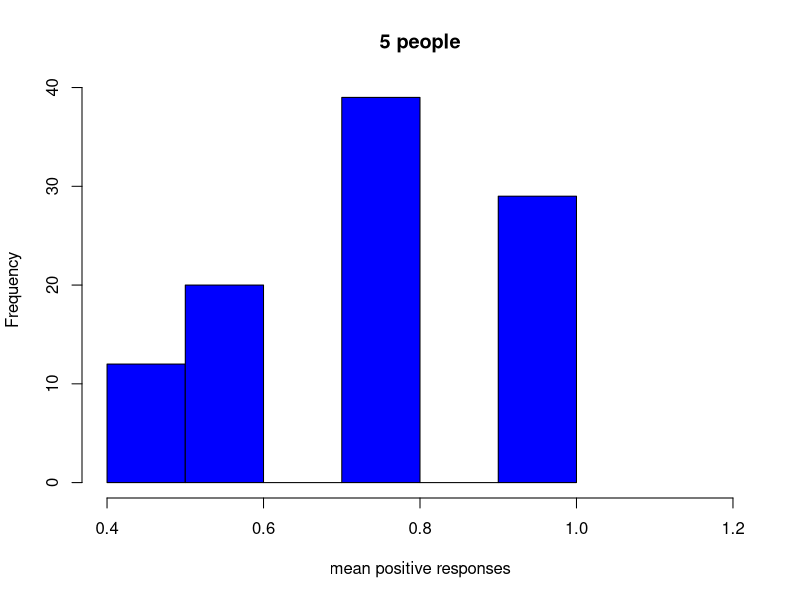
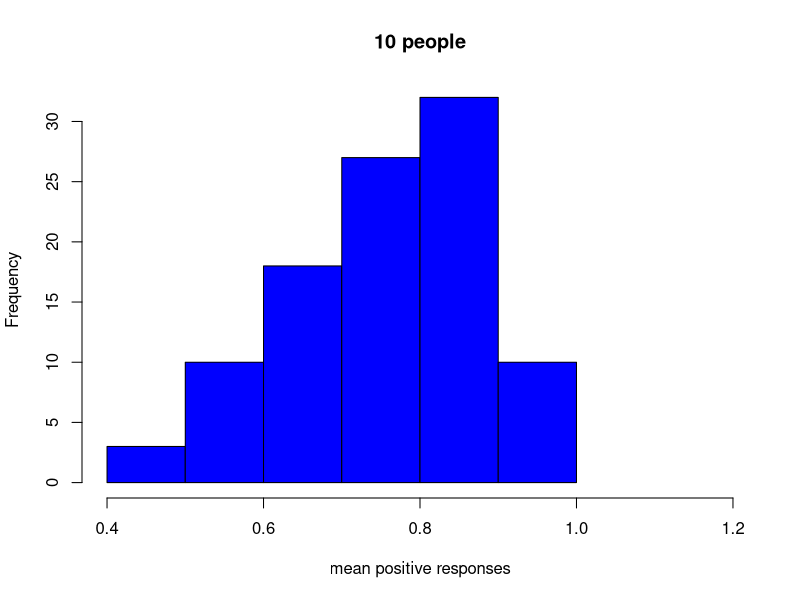
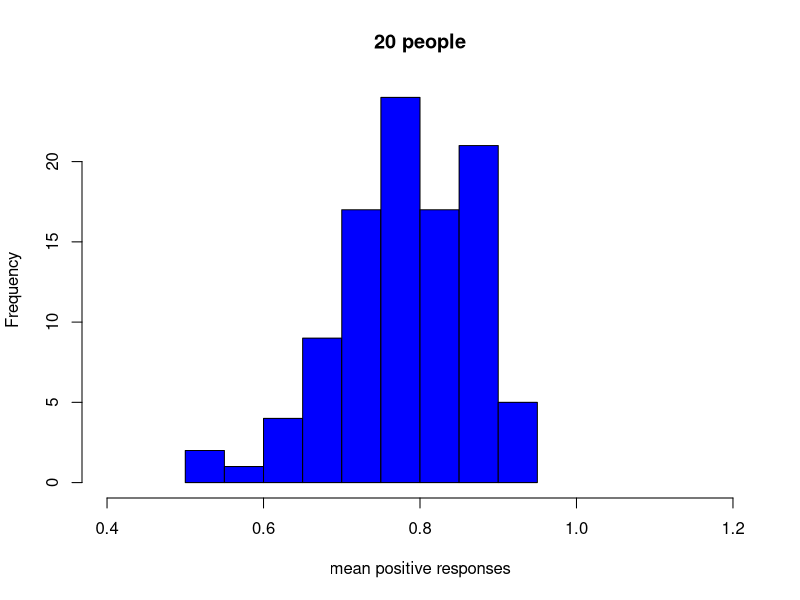
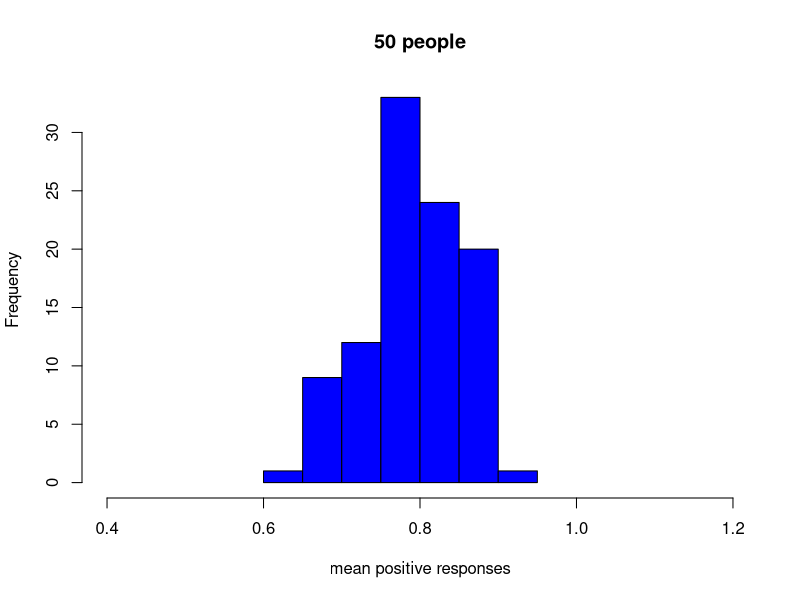
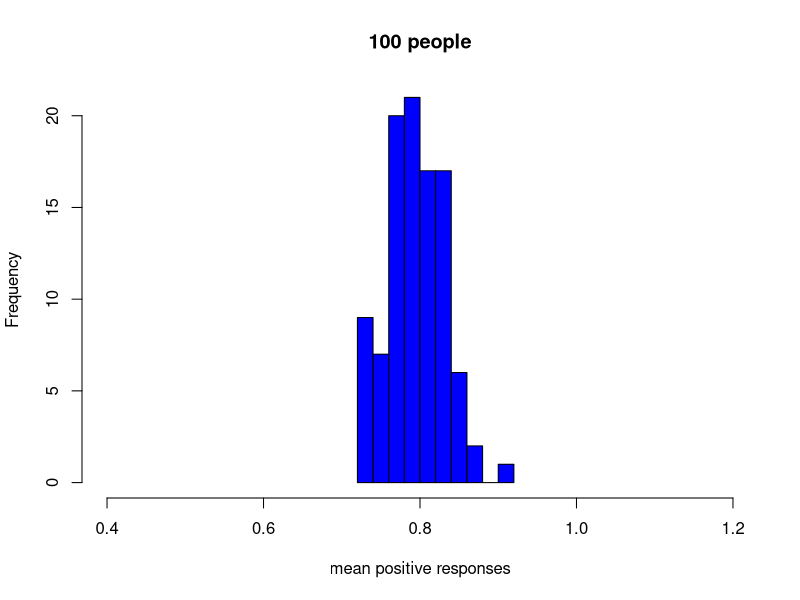
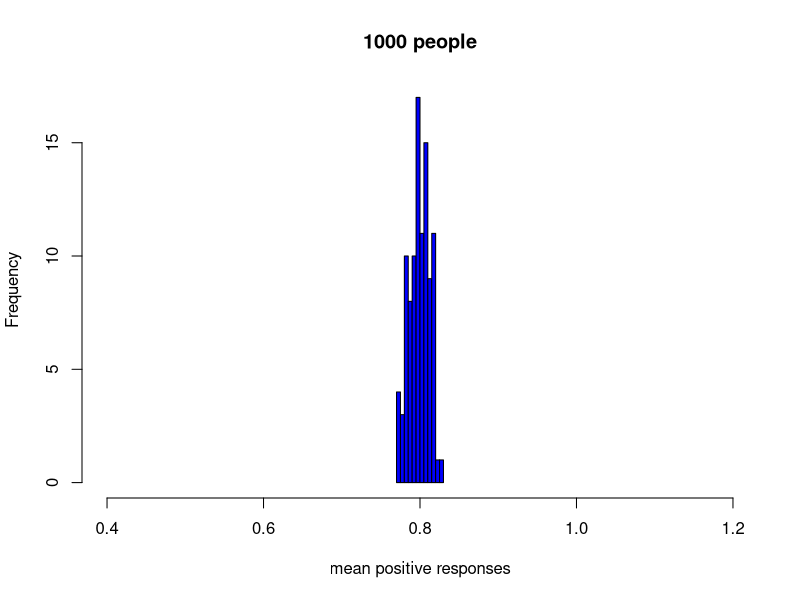
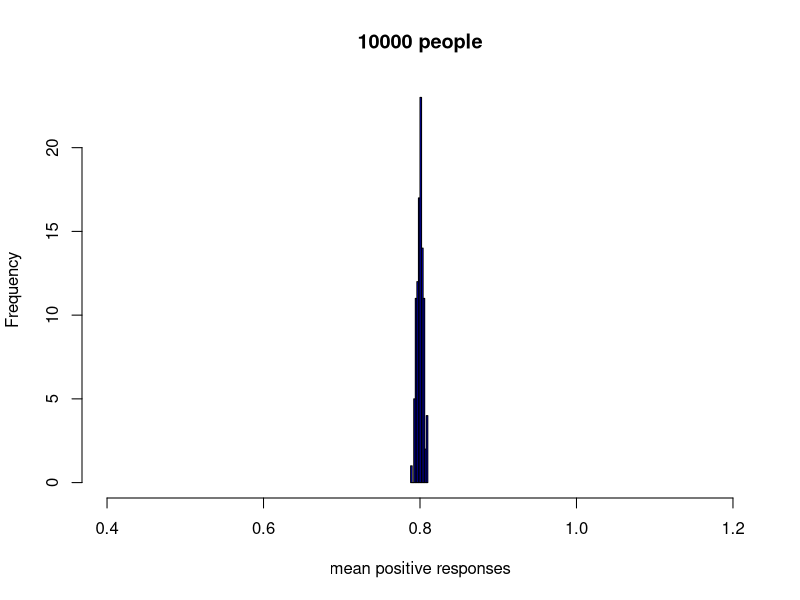

Generate these figures, in order, with R:
v <- c(1.0, 0.8, 0.8, 1.0, 1.0, 0.8, 0.8, 0.6, 1.0, 0.4, 0.8, 0.4, 0.6, 0.4, 0.6, 0.8, 0.6, 1.0, 0.6, 0.8, 1.0, 0.8, 1.0, 0.8, 1.0, 0.6, 0.4, 0.8, 1.0, 0.8, 0.8, 0.4, 0.8, 0.8, 0.8, 0.8, 0.6, 0.6, 1.0, 0.8, 0.8, 0.8, 1.0, 0.4, 0.6, 0.4, 0.6, 1.0, 0.4, 0.6, 0.8, 0.4, 0.8, 0.8, 0.6, 1.0, 0.6, 1.0, 1.0, 0.8, 1.0, 1.0, 0.6, 0.8, 0.8, 1.0, 1.0, 0.6, 0.8, 1.0, 1.0, 1.0, 1.0, 1.0, 1.0, 0.6, 1.0, 0.6, 0.8, 1.0, 1.0, 0.8, 0.4, 0.8, 0.4, 0.8, 0.8, 0.8, 0.6, 0.8, 0.8, 1.0, 0.8, 0.6, 0.8, 0.8, 0.8, 0.4, 0.8, 0.6)
hist(v, main = "5 people", xlab = "mean positive responses", xlim = c(0.4, 1.2), col = "blue")

v <- c(0.8, 0.6, 0.9, 0.8, 0.7, 0.9, 0.9, 1.0, 0.9, 0.7, 0.5, 0.9, 0.9, 0.8, 1.0, 0.6, 0.9, 0.6, 1.0, 0.7, 0.7, 0.9, 0.8, 0.7, 0.8, 0.9, 0.6, 0.9, 0.8, 0.6, 0.8, 0.6, 0.7, 0.9, 0.6, 0.8, 0.7, 0.6, 0.9, 0.9, 0.7, 1.0, 0.7, 0.8, 0.9, 0.7, 0.9, 0.8, 0.7, 0.9, 0.8, 0.8, 0.7, 0.9, 1.0, 0.8, 0.8, 0.9, 0.7, 0.8, 0.8, 0.9, 0.7, 0.9, 0.5, 0.9, 0.8, 0.7, 1.0, 0.8, 1.0, 0.7, 0.4, 0.9, 0.6, 0.8, 0.8, 0.8, 0.9, 1.0, 0.9, 0.8, 0.8, 0.8, 0.8, 0.9, 0.9, 1.0, 0.7, 0.9, 0.9, 0.9, 0.9, 0.6, 1.0, 0.8, 0.9, 0.7, 0.8, 0.9)
hist(v, main = "10 people", xlab = "mean positive responses", xlim = c(0.4, 1.2), col = "blue")

v <- c(0.7, 0.9, 0.8, 0.75, 0.6, 0.85, 0.9, 0.85, 0.65, 0.85, 0.85, 0.9, 0.8, 0.85, 0.75, 0.8, 0.75, 0.9, 0.8, 0.75, 0.75, 0.75, 0.8, 0.85, 0.8, 0.65, 0.9, 0.95, 0.65, 0.8, 0.7, 0.85, 0.9, 0.75, 0.9, 0.9, 0.75, 0.9, 0.75, 0.8, 0.9, 0.8, 0.8, 0.8, 0.9, 0.9, 0.9, 0.9, 0.85, 0.85, 0.7, 0.7, 0.5, 0.7, 0.95, 0.8, 0.75, 0.7, 0.85, 0.75, 0.9, 0.8, 0.7, 0.8, 0.85, 0.8, 0.75, 0.8, 0.75, 0.9, 0.85, 0.85, 0.85, 0.85, 0.9, 0.8, 0.8, 0.95, 0.9, 0.75, 0.95, 0.85, 0.8, 0.9, 0.65, 0.8, 0.95, 0.85, 0.55, 0.8, 0.75, 0.7, 0.9, 0.75, 0.8, 0.7, 0.75, 0.8, 0.9, 0.8)
hist(v, main = "20 people", xlab = "mean positive responses", xlim = c(0.4, 1.2), col = "blue")

v <- c(0.7, 0.8, 0.78, 0.76, 0.84, 0.84, 0.82, 0.84, 0.62, 0.84, 0.84, 0.86, 0.8, 0.86, 0.72, 0.74, 0.74, 0.82, 0.8, 0.76, 0.74, 0.72, 0.84, 0.74, 0.84, 0.9, 0.76, 0.86, 0.78, 0.84, 0.88, 0.7, 0.72, 0.76, 0.78, 0.78, 0.84, 0.8, 0.84, 0.78, 0.8, 0.9, 0.86, 0.82, 0.74, 0.7, 0.8, 0.9, 0.78, 0.88, 0.8, 0.7, 0.76, 0.82, 0.78, 0.86, 0.76, 0.9, 0.78, 0.82, 0.82, 0.78, 0.9, 0.9, 0.66, 0.84, 0.72, 0.76, 0.74, 0.92, 0.68, 0.72, 0.8, 0.82, 0.88, 0.78, 0.78, 0.82, 0.72, 0.88, 0.82, 0.86, 0.82, 0.8, 0.78, 0.88, 0.78, 0.8, 0.7, 0.78, 0.66, 0.68, 0.78, 0.86, 0.82, 0.78, 0.86, 0.82, 0.82, 0.86)
hist(v, main = "50 people", xlab = "mean positive responses", xlim = c(0.4, 1.2), col = "blue")

v <- c(0.8, 0.73, 0.77, 0.78, 0.81, 0.79, 0.77, 0.85, 0.82, 0.78, 0.77, 0.79, 0.84, 0.79, 0.77, 0.83, 0.8, 0.74, 0.78, 0.83, 0.79, 0.72, 0.75, 0.8, 0.83, 0.8, 0.82, 0.8, 0.85, 0.81, 0.78, 0.84, 0.78, 0.74, 0.87, 0.76, 0.82, 0.77, 0.77, 0.79, 0.84, 0.75, 0.79, 0.78, 0.85, 0.81, 0.73, 0.83, 0.76, 0.84, 0.8, 0.83, 0.82, 0.85, 0.84, 0.84, 0.83, 0.84, 0.77, 0.77, 0.77, 0.79, 0.79, 0.86, 0.82, 0.84, 0.81, 0.84, 0.92, 0.77, 0.85, 0.76, 0.88, 0.82, 0.76, 0.81, 0.82, 0.83, 0.74, 0.8, 0.79, 0.73, 0.81, 0.79, 0.8, 0.73, 0.81, 0.74, 0.78, 0.82, 0.79, 0.79, 0.81, 0.81, 0.75, 0.78, 0.83, 0.77, 0.8, 0.77)
hist(v, main = "100 people", xlab = "mean positive responses", xlim = c(0.4, 1.2), col = "blue")

v <- c(0.794, 0.799, 0.798, 0.817, 0.781, 0.773, 0.799, 0.793, 0.81, 0.796, 0.8, 0.782, 0.798, 0.791, 0.803, 0.794, 0.816, 0.807, 0.797, 0.808, 0.812, 0.81, 0.804, 0.802, 0.797, 0.774, 0.811, 0.804, 0.816, 0.805, 0.777, 0.798, 0.783, 0.801, 0.8, 0.82, 0.815, 0.804, 0.81, 0.809, 0.808, 0.812, 0.789, 0.788, 0.8, 0.808, 0.815, 0.791, 0.81, 0.799, 0.804, 0.799, 0.8, 0.822, 0.788, 0.829, 0.803, 0.799, 0.792, 0.776, 0.807, 0.818, 0.796, 0.781, 0.791, 0.791, 0.807, 0.817, 0.815, 0.82, 0.789, 0.819, 0.803, 0.808, 0.815, 0.809, 0.773, 0.784, 0.782, 0.787, 0.777, 0.807, 0.811, 0.807, 0.791, 0.789, 0.82, 0.783, 0.803, 0.811, 0.782, 0.787, 0.775, 0.819, 0.781, 0.819, 0.794, 0.781, 0.788, 0.799)
hist(v, main = "1000 people", xlab = "mean positive responses", xlim = c(0.4, 1.2), col = "blue")

v <- c(0.8037, 0.7991, 0.8005, 0.7986, 0.7982, 0.7989, 0.8007, 0.8012, 0.798, 0.8007, 0.8023, 0.8025, 0.7989, 0.8042, 0.8011, 0.7993, 0.7986, 0.7997, 0.789, 0.8027, 0.7974, 0.7973, 0.7934, 0.8005, 0.7942, 0.8001, 0.7985, 0.8019, 0.798, 0.7968, 0.8096, 0.8018, 0.7927, 0.8041, 0.8009, 0.8039, 0.7999, 0.8031, 0.807, 0.8011, 0.7981, 0.7955, 0.7957, 0.8021, 0.8081, 0.7975, 0.7998, 0.8013, 0.7961, 0.8037, 0.8048, 0.8011, 0.7926, 0.8013, 0.8056, 0.8042, 0.7957, 0.7942, 0.8009, 0.7971, 0.7957, 0.8046, 0.806, 0.7968, 0.8005, 0.8004, 0.801, 0.7921, 0.7993, 0.8046, 0.8049, 0.7982, 0.7956, 0.8083, 0.7981, 0.7932, 0.8019, 0.8087, 0.8068, 0.8024, 0.8031, 0.7981, 0.8006, 0.798, 0.7985, 0.7958, 0.802, 0.7972, 0.7979, 0.7951, 0.804, 0.8019, 0.8057, 0.8013, 0.8032, 0.7945, 0.8033, 0.8051, 0.803, 0.7953)
hist(v, main = "10000 people", xlab = "mean positive responses", xlim = c(0.4, 1.2), col = "blue")

